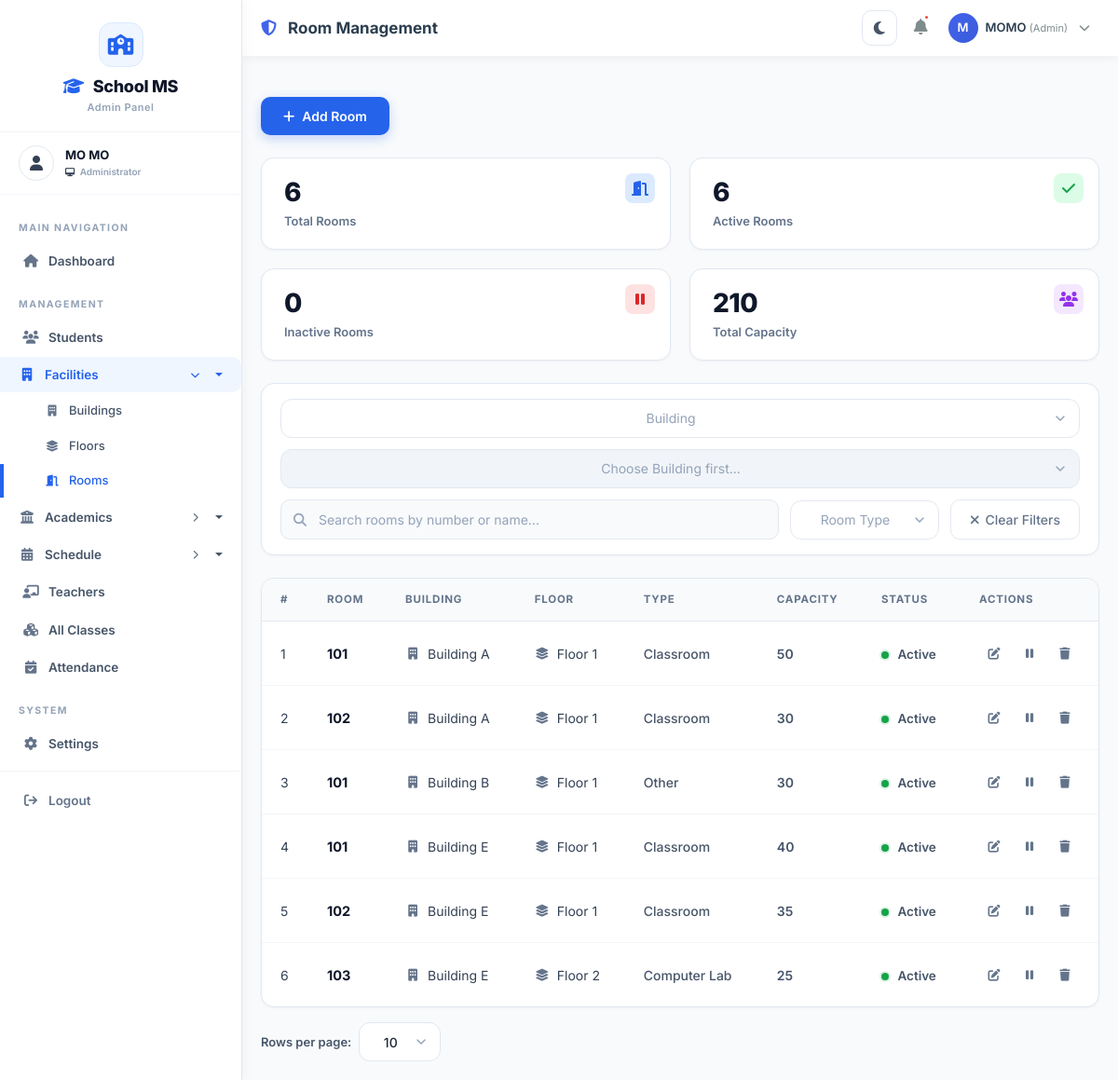
The page /classes/rooms/ (signed in) on the database as committed earlier.
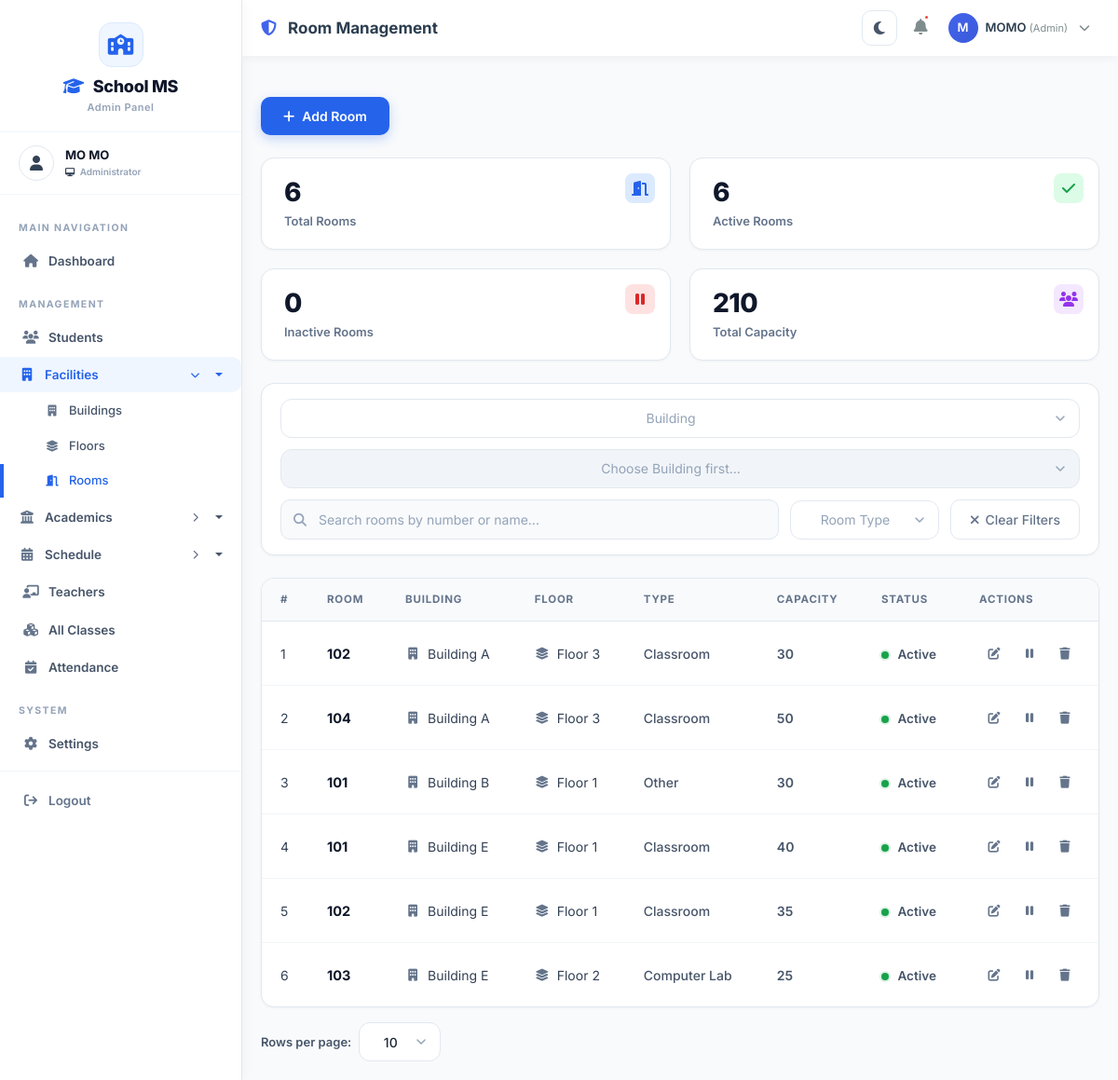
The same page on the database as committed later.
### classes/models.py (models this page shows, shortened)
class Room(models.Model):
    ROOM_TYPES = [
        ('classroom', 'Classroom'),
        ('laboratory', 'Laboratory'),
        ('computer_lab', 'Computer Lab'),
        ('science_lab', 'Science Lab'),
        ('library', 'Library'),
        ('auditorium', 'Auditorium'),
        ('conference', 'Conference Room'),
        ('office', 'Office'),
        ('other', 'Other'),
    ]
    building = models.ForeignKey(Building, on_delete=models.CASCADE, related_name='rooms')
    floor = models.ForeignKey(Floor, on_delete=models.CASCADE, related_name='rooms', null=True, blank=True)
    room_number = models.CharField(max_length=20)
    name = models.CharField(max_length=100, blank=True, null=True)
    room_type = models.CharField(max_length=20, choices=ROOM_TYPES, default='classroom')
    capacity = models.IntegerField(default=30)
    description = models.TextField(blank=True, null=True)
    is_active = models.BooleanField(default=True)
    created_at = models.DateTimeField(auto_now_add=True)
    updated_at = models.DateTimeField(auto_now=True)
    class Meta:
        ordering = ['building', 'room_number']
        unique_together = ['building', 'room_number']

class Building(models.Model):
    name = models.CharField(max_length=100)
    code = models.CharField(max_length=20, unique=True)
    address = models.TextField(blank=True, null=True)
    description = models.TextField(blank=True, null=True)
    is_active = models.BooleanField(default=True)
    created_at = models.DateTimeField(auto_now_add=True)
    updated_at = models.DateTimeField(auto_now=True)
    class Meta:
        ordering = ['name']

class Floor(models.Model):
    building = models.ForeignKey(Building, on_delete=models.CASCADE, related_name='floors')
    floor_number = models.CharField(max_length=10)
    name = models.CharField(max_length=100, blank=True, null=True)
    description = models.TextField(blank=True, null=True)
    is_active = models.BooleanField(default=True)
    created_at = models.DateTimeField(auto_now_add=True)
    updated_at = models.DateTimeField(auto_now=True)
    class Meta:
        ordering = ['building', 'floor_number']
        unique_together = ['building', 'floor_number']

### classes/views.py (the view, shortened to what this page needs)
# urls.py: path('rooms/', views.room_list, name='room_list'),
@login_required
@admin_required
def room_list(request):
    rooms = Room.objects.all()
    form = RoomSearchForm(request.GET or None)
    per_page = request.GET.get('per_page', '10')
    try:
        per_page = int(per_page)
    except (TypeError, ValueError):
        per_page = 10
    if per_page not in (5, 10, 20):
        per_page = 10
    paginator = Paginator(rooms, per_page)
    page = request.GET.get('page')
    rooms_page = paginator.get_page(page)
    total_capacity = sum(room.capacity for room in rooms_page)
    context = {
        'rooms': rooms_page,
        'per_page': per_page,
        'form': form,
        'buildings': Building.objects.filter(is_active=True).order_by('name'),
        'total': Room.objects.count(),
        'active': Room.objects.filter(is_active=True).count(),
        'inactive': Room.objects.filter(is_active=False).count(),
        'total_capacity': total_capacity,
    }
    return render(request, 'Backend/admin/facility/room_list.html', context)

### classes/forms.py
class RoomSearchForm(forms.Form):
    search = forms.CharField(required=False, widget=forms.TextInput(attrs={'class': 'form-control', 'placeholder': 'Search rooms...'}))
    building = forms.ModelChoiceField(required=False, queryset=Building.objects.filter(is_active=True), widget=forms.Select(attrs={'class': 'form-select'}))
    room_type = forms.ChoiceField(required=False, choices=[('', 'All')] + Room.ROOM_TYPES, widget=forms.Select(attrs={'class': 'form-select'}))
    status = forms.ChoiceField(required=False, choices=[('', 'All'), ('active', 'Active'), ('inactive', 'Inactive')], widget=forms.Select(attrs={'class': 'form-select'}))

### classes/context_processors.py (called while the page is built)
def sidebar_counts(request):
    return {
        'total_buildings': Building.objects.filter(is_active=True).count(),
        'total_floors': Floor.objects.filter(is_active=True).count(),
        'total_rooms': Room.objects.filter(is_active=True).count(),
        'total_terms': Term.objects.filter(is_active=True).count(),
        'total_timeslots': TimeSlot.objects.filter(is_active=True).count(),
    }

### templates/Backend/admin/facility/room_list.html (shortened to what the changed rows need)
{% extends 'Backend/layouts/admin_layout.html' %}
{% load static %}
{% block content %}
<div class="table-container">
    <div class="table-responsive">
        <table class="data-table">
            <thead>
                <tr>
                    <th style="width: 50px;">#</th>
                    <th>Room</th>
                    <th>Building</th>
                    <th>Floor</th>
                    <th>Type</th>
                    <th>Capacity</th>
                    <th>Status</th>
                    <th style="width: 120px;">Actions</th>
                </tr>
            </thead>
            <tbody id="tableBody">
                {% for room in rooms %}
                <tr class="room-row" data-number="{{ room.room_number|lower }}"
                    data-name="{{ room.name|lower|default:'' }}" data-building="{{ room.building.id }}"
                    data-floor="{{ room.floor.id|default:'' }}"
                    data-type="{{ room.room_type }}"
                    data-status="{% if room.is_active %}active{% else %}inactive{% endif %}">
                    <td>{{ forloop.counter }}</td>
                    <td>
                        <span class="row-title">{{ room.room_number }}</span>
                    </td>
                    <td>
                        <span class="icon-text"><i class="fas fa-building"></i> {{ room.building.name }}</span>
                    </td>
                    <td>
                        <span class="icon-text"><i class="fas fa-layer-group"></i> Floor {{ room.floor.floor_number|default:"-" }}</span>
                    </td>
                    <td>
                        <span style="font-weight: 500; color: #475569;">{{ room.get_room_type_display }}</span>
                    </td>
                    <td>
                        <span style="font-weight: 600; color: #475569;">{{ room.capacity }}</span>
                    </td>
                    <td>
                        <span class="status-text">
                            <span class="status-dot {% if room.is_active %}active{% else %}inactive{% endif %}"></span>
                            {% if room.is_active %}Active{% else %}Inactive{% endif %}
                        </span>
                    </td>
                    <td>
                        <div class="action-icons">
                            <a href="{% url 'classes:room_edit' room.pk %}" class="action-icon edit" title="Edit" data-bs-toggle="tooltip">
                                <i class="fas fa-edit"></i>
                            </a>
                            <a href="{% url 'classes:room_toggle_status' room.pk %}" class="action-icon toggle" title="Toggle Status" data-bs-toggle="tooltip" onclick="return confirm('Are you sure?')">
                                <i class="fas {% if room.is_active %}fa-pause{% else %}fa-play{% endif %}"></i>
                            </a>
                            <a href="{% url 'classes:room_delete' room.pk %}" class="action-icon delete" title="Delete" data-bs-toggle="tooltip" onclick="return confirm('Are you sure you want to delete this room?')">
                                <i class="fas fa-trash"></i>
                            </a>
                        </div>
                    </td>
                </tr>
                {% endfor %}
            </tbody>
        </table>
    </div>
</div>
{% endblock %}

Rows that differ between the two databases and show on the page:
changed through a linked row, Room (number 1 of 6 on the later page): floor.floor_number "1" → "3"; moves up the list
changed Room (number 2 of 6 on the later page): room_number "101" → "104"; floor.floor_number "1" → "3"
